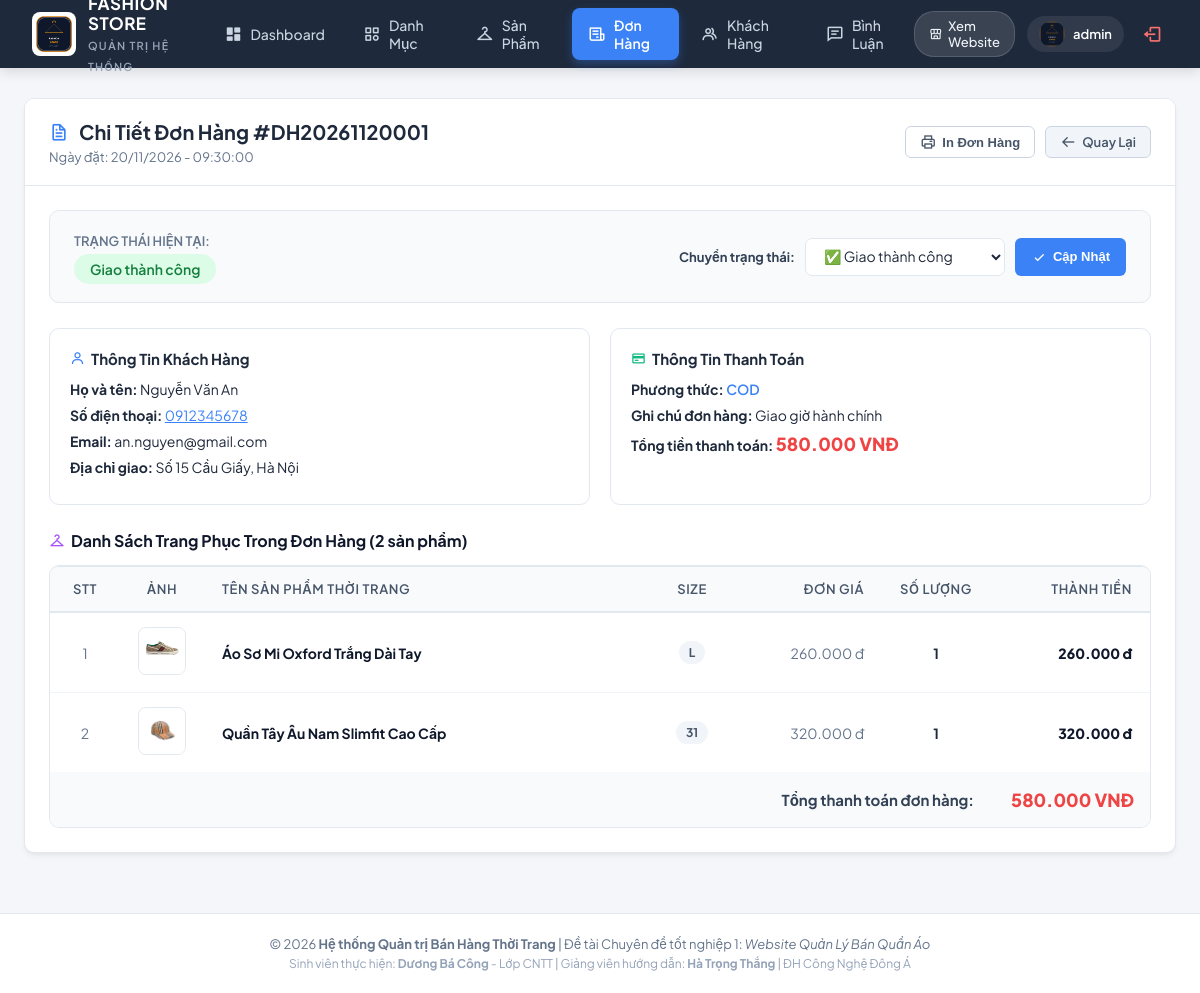
/controller/indexAdmin.php?act=chitietdonhang&id=1 (signed in), run on the app's committed database.
### tables this page shows
CREATE TABLE `donhang` (
  `id` int(11) NOT NULL AUTO_INCREMENT,
  `madh` varchar(30) NOT NULL,
  `iduser` int(11) DEFAULT NULL,
  `hoten` varchar(100) NOT NULL,
  `sdt` varchar(20) NOT NULL,
  `email` varchar(100) DEFAULT NULL,
  `diachi` text NOT NULL,
  `pttt` varchar(50) DEFAULT 'COD',
  `ghichu` text DEFAULT NULL,
  `tongtien` int(11) NOT NULL DEFAULT 0,
  `trangthai` varchar(50) DEFAULT 'Chờ xác nhận',
  `ngaydathang` datetime DEFAULT current_timestamp(),
  PRIMARY KEY (`id`),
  UNIQUE KEY `madh` (`madh`)
);

CREATE TABLE `donhang_chitiet` (
  `id` int(11) NOT NULL AUTO_INCREMENT,
  `iddonhang` int(11) NOT NULL,
  `idsp` int(11) DEFAULT 0,
  `tensp` varchar(255) NOT NULL,
  `hinh` varchar(255) DEFAULT NULL,
  `size` varchar(10) DEFAULT 'M',
  `dongia` int(11) NOT NULL DEFAULT 0,
  `soluong` int(11) NOT NULL DEFAULT 1,
  `thanhtien` int(11) NOT NULL DEFAULT 0,
  PRIMARY KEY (`id`),
  KEY `iddonhang` (`iddonhang`)
);

### model/config.php (called while the page is built, shortened)
<?php
  function pdo_con(){
    static $cached_conn = null;
    if ($cached_conn !== null) {
      return $cached_conn;
    }
    $http_host = $_SERVER['HTTP_HOST'] ?? '';
    $is_infinityfree = (strpos($http_host, 'infinityfree') !== false || strpos($http_host, 'epizy.com') !== false);
    if ($is_infinityfree) {
      $servername = "sql302.infinityfree.com";
      $username = "if0_43184606";
      $password = "8gZKYLk9Rk6UBlL";
      $dbname = "if0_43184606_duan1";
      $port = 3306;
      $db_candidates = [$dbname];
    } else {
      $servername = "127.0.0.1";
      $username = "root";
      $password = "";
      $port = 3306;
      $db_candidates = ['duanmau', 'duan1'];
    }
    foreach ($db_candidates as $try_db) {
      try {
        $conn = new PDO("mysql:host=$servername;port=$port;dbname=$try_db;charset=utf8", $username, $password, [
          PDO::ATTR_ERRMODE => PDO::ERRMODE_EXCEPTION,
          PDO::ATTR_TIMEOUT => 2
        ]);
        $cached_conn = $conn;
        return $cached_conn;
      } catch (PDOException $e) {
      }
    }
    return null;
  }
  function pdo_query($sql){
    $sql_args = array_slice(func_get_args(), 1);
    $conn = pdo_con();
    try {
      $stmt = $conn->prepare($sql);
      $stmt->execute($sql_args);
      $rows = $stmt->fetchAll();
      return $rows ? $rows : [];
    } catch (PDOException $e) {
      throw $e;
    }
  }
  function pdo_query_one($sql){
    $sql_args = array_slice(func_get_args(), 1);
    $conn = pdo_con();
    try {
      $stmt = $conn->prepare($sql);
      $stmt->execute($sql_args);
      $row = $stmt->fetch(PDO::FETCH_ASSOC);
      return $row ? $row : null;
    } catch (PDOException $e) {
      throw $e;
    }
  }
?>

### model/donhang.php (called while the page is built, shortened)
<?php
function donhang_showId($id) {
    $sql = "SELECT * FROM donhang WHERE id = ?";
    return pdo_query_one($sql, $id);
}
function donhang_chitiet_show($iddonhang) {
    $sql = "SELECT * FROM donhang_chitiet WHERE iddonhang = ? ORDER BY id ASC";
    return pdo_query($sql, $iddonhang);
}
?>

### viewAdmin/chitietdonhang.php (the view, shortened to what this page needs)
<?php
include_once "../model/donhang.php";
$id = (int)($_GET['id'] ?? 0);
$order = donhang_showId($id);
$items = donhang_chitiet_show($id);
$stt = $order['trangthai'];
$badge_class = "badge-warning";
if ($stt === 'Đang giao hàng' || $stt === 'Đang chuẩn bị hàng') {
    $badge_class = "badge-info";
} else if ($stt === 'Giao thành công') {
    $badge_class = "badge-success";
} else if ($stt === 'Đã hủy') {
    $badge_class = "badge-danger";
}
?>
<div class="admin-card">
    <div class="admin-card-header">
        <div class="admin-card-title-group">
            <h2><i class='bx bx-file' style="color: #3b82f6;"></i> Chi Tiết Đơn Hàng #<?= htmlspecialchars($order['madh']) ?></h2>
            <p>Ngày đặt: <?= date("d/m/Y - H:i:s", strtotime($order['ngaydathang'])) ?></p>
        </div>
        <div style="display: flex; gap: 10px;">
            <button onclick="window.print()" class="btn-action btn-secondary" style="background: #fff; cursor: pointer;">
                <i class='bx bx-printer'></i> In Đơn Hàng
            </button>
            <a href="../controller/indexAdmin.php?act=donhang" class="btn-action btn-secondary">
                <i class='bx bx-arrow-back'></i> Quay Lại
            </a>
        </div>
    </div>
    <div class="admin-card-body">
        <div style="background: #f8fafc; border: 1px solid var(--admin-border); border-radius: 10px; padding: 18px 24px; margin-bottom: 25px; display: flex; justify-content: space-between; align-items: center; flex-wrap: wrap; gap: 15px;">
            <div>
                <span style="font-size: 13px; color: #64748b; font-weight: 600; text-transform: uppercase;">Trạng thái hiện tại:</span>
                <div style="margin-top: 4px;">
                    <span class="badge-pill <?= $badge_class ?>" style="font-size: 14px; padding: 6px 16px;">
                        <?= htmlspecialchars($stt) ?>
                    </span>
                </div>
            </div>
            <form action="" method="POST" style="display: flex; gap: 10px; align-items: center; margin: 0;">
                <label style="font-size: 13px; font-weight: 700; color: #334155;">Chuyển trạng thái:</label>
                <select name="trangthai" class="form-control-custom" style="width: 200px; height: 38px;">
                    <option value="Giao thành công" <?= ($stt == 'Giao thành công') ? 'selected' : '' ?>>✅ Giao thành công</option>
                </select>
                <button type="submit" name="capnhat_trangthai" class="btn-action btn-primary" style="height: 38px; padding: 0 16px;">
                    <i class='bx bx-check'></i> Cập Nhật
                </button>
            </form>
        </div>
        <div style="display: grid; grid-template-columns: repeat(auto-fit, minmax(320px, 1fr)); gap: 20px; margin-bottom: 25px;">
            <div style="border: 1px solid var(--admin-border); border-radius: 10px; padding: 20px; background: #fff;">
                <h4 style="font-size: 15px; font-weight: 700; color: #1e293b; margin-bottom: 12px; display: flex; align-items: center; gap: 6px;">
                    <i class='bx bx-user' style="color: #3b82f6;"></i> Thông Tin Khách Hàng
                </h4>
                <p style="margin-bottom: 8px; font-size: 14px;"><b>Họ và tên:</b> <?= htmlspecialchars($order['hoten']) ?></p>
                <p style="margin-bottom: 8px; font-size: 14px;"><b>Số điện thoại:</b> <a href="tel:<?= htmlspecialchars($order['sdt']) ?>" style="color: #3b82f6;"><?= htmlspecialchars($order['sdt']) ?></a></p>
                <p style="margin-bottom: 8px; font-size: 14px;"><b>Email:</b> <?= htmlspecialchars($order['email'] ?: 'Chưa cung cấp') ?></p>
                <p style="margin-bottom: 8px; font-size: 14px;"><b>Địa chỉ giao:</b> <?= htmlspecialchars($order['diachi']) ?></p>
            </div>
            <div style="border: 1px solid var(--admin-border); border-radius: 10px; padding: 20px; background: #fff;">
                <h4 style="font-size: 15px; font-weight: 700; color: #1e293b; margin-bottom: 12px; display: flex; align-items: center; gap: 6px;">
                    <i class='bx bx-credit-card' style="color: #10b981;"></i> Thông Tin Thanh Toán
                </h4>
                <p style="margin-bottom: 8px; font-size: 14px;"><b>Phương thức:</b> <span style="color: #3b82f6; font-weight: 600;"><?= htmlspecialchars($order['pttt']) ?></span></p>
                <p style="margin-bottom: 8px; font-size: 14px;"><b>Ghi chú đơn hàng:</b> <?= htmlspecialchars($order['ghichu'] ?: 'Không có ghi chú') ?></p>
                <p style="margin-bottom: 8px; font-size: 14px;">
                    <b>Tổng tiền thanh toán:</b>
                    <span style="font-size: 18px; font-weight: 800; color: #ef4444;"><?= number_format($order['tongtien'], 0, ',', '.') ?> VNĐ</span>
                </p>
            </div>
        </div>
        <h4 style="font-size: 16px; font-weight: 700; color: #0f172a; margin-bottom: 14px; display: flex; align-items: center; gap: 6px;">
            <i class='bx bx-closet' style="color: #a855f7;"></i> Danh Sách Trang Phục Trong Đơn Hàng (<?= count($items) ?> sản phẩm)
        </h4>
        <div class="table-responsive" style="border: 1px solid var(--admin-border); border-radius: 10px; overflow: hidden;">
            <table class="admin-table">
                <thead>
                    <tr>
                        <th style="width: 70px; text-align: center;">STT</th>
                        <th style="width: 80px; text-align: center;">Ảnh</th>
                        <th>Tên Sản Phẩm Thời Trang</th>
                        <th style="width: 100px; text-align: center;">Size</th>
                        <th style="width: 140px; text-align: right;">Đơn Giá</th>
                        <th style="width: 100px; text-align: center;">Số Lượng</th>
                        <th style="width: 160px; text-align: right;">Thành Tiền</th>
                    </tr>
                </thead>
                <tbody>
                    <?php
                    $stt_idx = 1;
                    foreach ($items as $it):
                    ?>
                        <tr>
                            <td style="text-align: center; color: #64748b;"><?= $stt_idx++ ?></td>
                            <td style="text-align: center;">
                                <img src="../view/images/<?= htmlspecialchars($it['hinh']) ?>" alt="" style="width: 48px; height: 48px; object-fit: cover; border-radius: 8px; border: 1px solid #e2e8f0;">
                            </td>
                            <td>
                                <strong style="color: #0f172a; font-size: 14px;"><?= htmlspecialchars($it['tensp']) ?></strong>
                            </td>
                            <td style="text-align: center;">
                                <span class="badge-pill badge-neutral" style="font-weight: 700;"><?= htmlspecialchars($it['size']) ?></span>
                            </td>
                            <td style="text-align: right; color: #64748b;">
                                <?= number_format($it['dongia'], 0, ',', '.') ?> đ
                            </td>
                            <td style="text-align: center; font-weight: 700; color: #1e293b;">
                                <?= $it['soluong'] ?>
                            </td>
                            <td style="text-align: right; font-weight: 800; color: #0f172a;">
                                <?= number_format($it['thanhtien'], 0, ',', '.') ?> đ
                            </td>
                        </tr>
                    <?php endforeach; ?>
                </tbody>
                <tfoot>
                    <tr style="background: #f8fafc; font-weight: 700;">
                        <td colspan="6" style="text-align: right; padding: 16px; font-size: 15px; color: #334155;">
                            Tổng thanh toán đơn hàng:
                        </td>
                        <td style="text-align: right; padding: 16px; font-size: 18px; color: #ef4444; font-weight: 800;">
                            <?= number_format($order['tongtien'], 0, ',', '.') ?> VNĐ
                        </td>
                    </tr>
                </tfoot>
            </table>
        </div>
    </div>
</div>

### view/css/admin.css (style rules this page uses)
:root { --admin-bg: #f4f6fa; --admin-card-bg: #ffffff; --admin-header-bg: #1e293b; --admin-text-main: #1e293b; --admin-text-muted: #64748b; --admin-border: #e2e8f0; --admin-primary: #3b82f6; --admin-primary-hover: #2563eb; --admin-success: #10b981; --admin-success-hover: #059669; --admin-danger: #ef4444; --admin-danger-hover: #dc2626; --admin-warning: #f59e0b; --admin-info: #06b6d4; --admin-radius: 10px; --admin-shadow: 0 4px 6px -1px rgba(0, 0, 0, 0.05), 0 2px 4px -2px rgba(0, 0, 0, 0.05); --admin-shadow-lg: 0 10px 15px -3px rgba(0, 0, 0, 0.08), 0 4px 6px -4px rgba(0, 0, 0, 0.04); }
* { box-sizing: border-box; margin: 0; padding: 0; }
body.admin-body { font-family: 'Plus Jakarta Sans', 'Quicksand', -apple-system, BlinkMacSystemFont, 'Segoe UI', Roboto, sans-serif; background-color: var(--admin-bg); color: var(--admin-text-main); min-height: 100vh; display: flex; flex-direction: column; }
.admin-card { background: var(--admin-card-bg); border-radius: var(--admin-radius); border: 1px solid var(--admin-border); box-shadow: var(--admin-shadow); overflow: hidden; margin-bottom: 30px; transition: box-shadow 0.25s ease; }
.admin-card-header { padding: 20px 24px; border-bottom: 1px solid var(--admin-border); display: flex; align-items: center; justify-content: space-between; flex-wrap: wrap; gap: 16px; background: #ffffff; }
.admin-card-title-group h2 { font-size: 20px; font-weight: 700; color: var(--admin-text-main); display: flex; align-items: center; gap: 10px; margin: 0; }
.admin-card-title-group p { font-size: 13px; color: var(--admin-text-muted); margin-top: 4px; }
.admin-card-body { padding: 24px; }
.table-responsive { width: 100%; overflow-x: auto; }
.admin-table { width: 100%; border-collapse: separate; border-spacing: 0; text-align: left; }
.admin-table thead tr th { background: #f8fafc; color: #475569; font-size: 13px; font-weight: 600; text-transform: uppercase; letter-spacing: 0.6px; padding: 14px 18px; border-top: 1px solid var(--admin-border); border-bottom: 2px solid var(--admin-border); white-space: nowrap; }
.admin-table thead tr th:first-child { border-top-left-radius: 8px; }
.admin-table thead tr th:last-child { border-top-right-radius: 8px; }
.admin-table tbody tr { transition: background-color 0.15s ease; }
.admin-table tbody tr td { padding: 14px 18px; border-bottom: 1px solid #f1f5f9; font-size: 14px; color: #334155; vertical-align: middle; }
.admin-table tbody tr:last-child td { border-bottom: none; }
.btn-action { display: inline-flex; align-items: center; gap: 6px; padding: 7px 14px; border-radius: 6px; font-size: 13px; font-weight: 600; text-decoration: none; border: none; cursor: pointer; transition: all 0.2s ease; }
.btn-action i { font-size: 16px; }
.btn-secondary { background: #f1f5f9; color: #475569; border: 1px solid #cbd5e1; }
.btn-primary { background: var(--admin-primary); color: #fff; padding: 9px 18px; }
.badge-pill { display: inline-flex; align-items: center; gap: 5px; padding: 4px 10px; border-radius: 20px; font-size: 12px; font-weight: 600; }
.badge-success { background: #dcfce7; color: #15803d; }
.badge-neutral { background: #f1f5f9; color: #475569; }
.form-control-custom { width: 100%; height: 42px; padding: 8px 14px; font-size: 14px; font-family: inherit; border: 1px solid var(--admin-border); border-radius: 7px; color: var(--admin-text-main); background: #fff; transition: all 0.2s ease; outline: none; }

### data on the page
donhang: madh "DH20261120001", ngaydathang "20/11/2026 - 09:30:00", trangthai "Giao thành công", trangthai "✅ Giao thành công", hoten "Nguyễn Văn An", sdt "0912345678", email "an.nguyen@gmail.com", diachi "Số 15 Cầu Giấy, Hà Nội", pttt "COD", ghichu "Giao giờ hành chính", tongtien "580.000"
donhang_chitiet: hinh (picture), tensp "Áo Sơ Mi Oxford Trắng Dài Tay", size "L", dongia "260.000", soluong "1", thanhtien "260.000"
donhang_chitiet: hinh (picture), tensp "Quần Tây Âu Nam Slimfit Cao Cấp", size "31", dongia "320.000", soluong "1", thanhtien "320.000"

### other printed values
$admin_name "admin"
count($items) "2"
